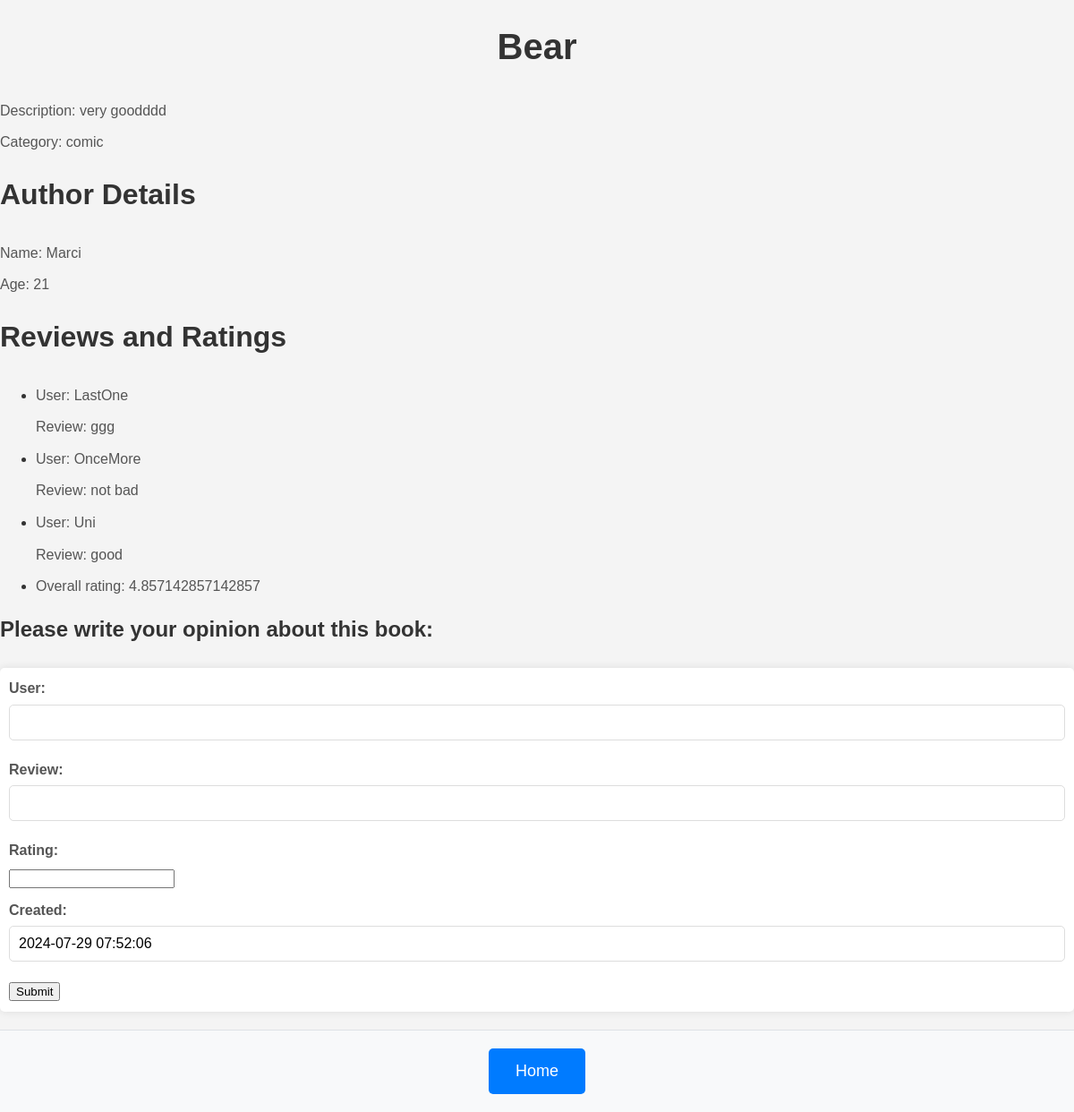
The page /books/details/14/ on the database its author committed.
### books/models.py (models this page shows, shortened)
class Book(models.Model):
    author =  models.ForeignKey(Author, on_delete=models.CASCADE, null = True)
    title = models.CharField(max_length=200, unique=True)
    description = models.CharField(max_length=200)
    category = models.CharField(max_length=200, null = True)

class Author(models.Model):
    name = models.CharField(max_length=200, unique=True)
    age = models.PositiveIntegerField(null = True)

class RevRat(models.Model):
    book = models.ForeignKey(Book, on_delete=models.CASCADE, null = True)
    user = models.CharField(max_length=200)
    review = models.CharField(max_length=200)
    rating = models.PositiveSmallIntegerField(validators=[MinValueValidator(1), MaxValueValidator(10)], null = True)
    created = models.DateTimeField(default=timezone.now)
    class Meta:
        ordering = ['-created']

### books/views.py (the view)
# urls.py: path('details/<int:book_id>/', views.details_book, name='details_book'),
def details_book(req, book_id):
    form = RevRatForm()
    book = Book.objects.get(id=book_id)
    all_revrat = RevRat.objects.filter(book = book)
    revrat = None
    overall_rating = None
    if all_revrat:
        revrat = all_revrat[:3]
        overall_rating = sum(review.rating for review in all_revrat) / all_revrat.count()
    return render(req, 'book_details.html', {'book': book, 'reviews': revrat, 'rating': overall_rating, 'revratform': form})

### books/forms.py
class RevRatForm(ModelForm):
    class Meta:
        model=RevRat
        fields = '__all__'
        exclude = ['book']

### books/templates/book_details.html (shortened to what this page needs)
<!DOCTYPE html>
<html lang="en">
<head>
    {% load static %}
    <link href="{% static 'style.css' %}" rel="stylesheet" type="text/css">
</head>
<body>
    <h1>{{ book.title }}</h1>
    <p>Description: {{ book.description }}</p>
    <p>Category: {{ book.category }}</p>
    {% if book.author %}
        <h2>Author Details</h2>
        <p>Name: {{ book.author.name }}</p>
        <p>Age: {{ book.author.age }}</p>
    {% else %}
        <p>This book has no author information.</p>
    {% endif %}
    <h2>Reviews and Ratings</h2>
    {% if reviews %}
        <ul>
            {% for review in reviews %}
                <li>
                    <p>User: {{ review.user }}</p>
                    <p>Review: {{ review.review }}</p>
                </li>
            {% endfor %}
            <li>
                <p>Overall rating: {{ rating }}</p>
            </li>
        </ul>
    {% else %}
        <p>There are no reviews for this book yet.</p>
    {% endif %}
    <h3>Please write your opinion about this book:</h3>
    <div>
        <form method="POST" action="{% url 'create_revrat' book.id %}">
            {{revratform.as_p}}
            <input type="submit" value="Submit">
        </form>
    </div>
    {% include 'footer.html' %}
</body>
</html>

### books/static/style.css (style rules this page uses)
body { font-family: Arial, sans-serif; line-height: 1.6; color: #333; background-color: #f4f4f4; margin: 0; padding: 0; }
h1, h2, h3 { color: #333; }
h1 { text-align: center; margin-top: 20px; font-size: 2.5em; }
h2 { margin-top: 20px; font-size: 2em; }
h3 { margin-top: 15px; font-size: 1.5em; }
form { margin-bottom: 20px; padding: 10px; background-color: #fff; border-radius: 5px; box-shadow: 0 0 10px rgba(0, 0, 0, 0.1); }
label { display: block; margin-bottom: 5px; font-weight: bold; }
input[type="text"] { width: calc(100% - 22px); padding: 10px; border: 1px solid #ddd; border-radius: 5px; font-size: 1em; margin-bottom: 10px; }
p { margin: 0 0 10px 0; padding: 0; font-size: 1em; color: #555; }

### rows shown on the page
Book: title "Bear", description "very goodddd", category "comic", author.name "Marci", author.age "21"
RevRat: user "LastOne", review "ggg"
RevRat: user "OnceMore", review "not bad"
RevRat: user "Uni", review "good"

### other values the page prints
{{ rating }} "4.857142857142857"
